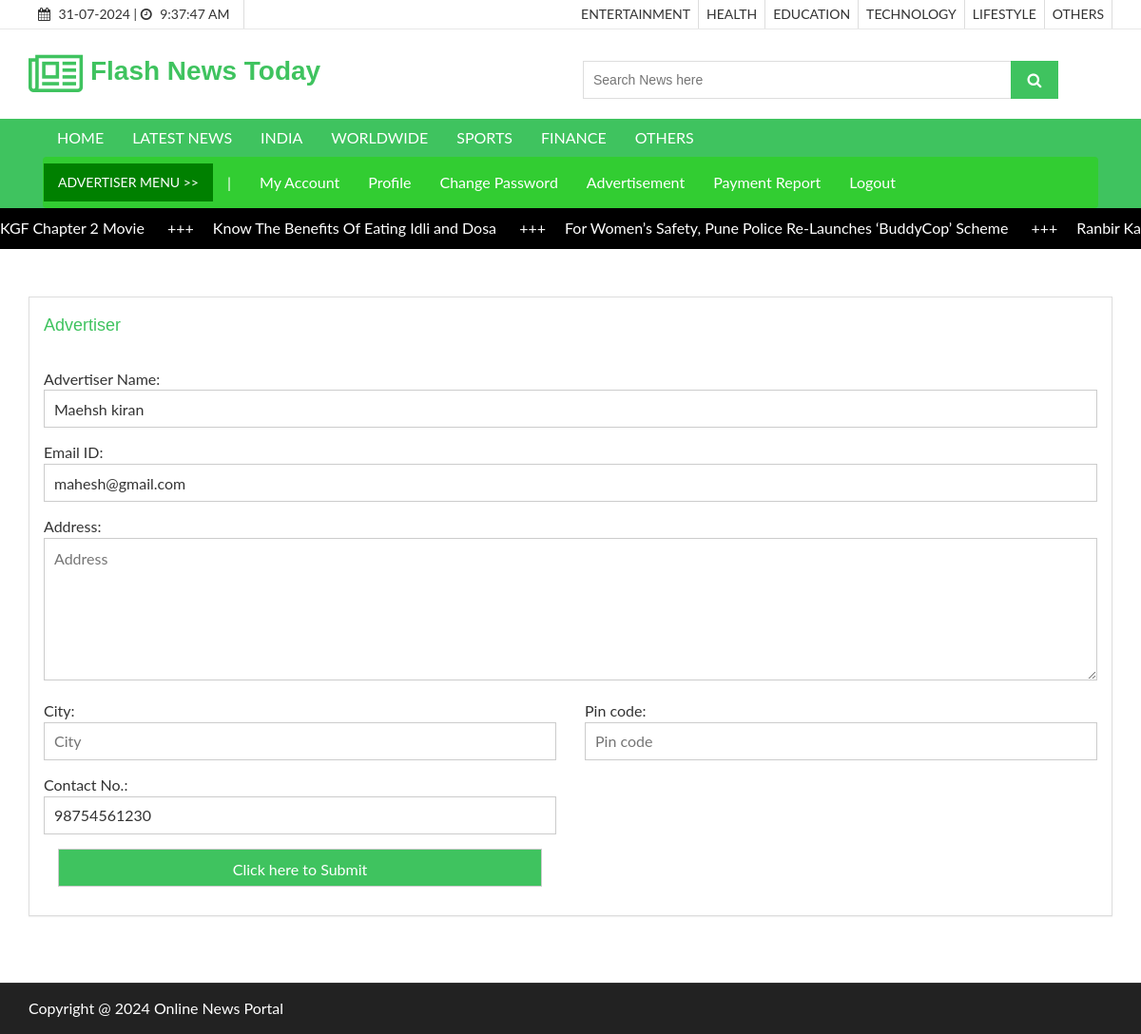
The app's page /advertiserprofile.php (signed in) with its own data.
### tables this page shows
CREATE TABLE `newscategory` (
  `newscategoryid` int(10) NOT NULL,
  `category` varchar(50) NOT NULL,
  `category_type` varchar(20) DEFAULT NULL,
  `description` text NOT NULL,
  `status` varchar(10) NOT NULL
);

CREATE TABLE `newscontent` (
  `newsid` int(10) NOT NULL,
  `newscategoryid` int(10) NOT NULL,
  `newstype` varchar(20) NOT NULL COMMENT 'ARticles or News',
  `newsdate` date NOT NULL,
  `title` varchar(255) NOT NULL,
  `newsdescription` text NOT NULL,
  `images` text NOT NULL,
  `publisheddate` date NOT NULL,
  `count_views` bigint(20) NOT NULL DEFAULT 0,
  `status` varchar(10) NOT NULL
);

CREATE TABLE `advertiser` (
  `advertiserid` int(10) NOT NULL,
  `advertisername` varchar(50) NOT NULL,
  `emailid` varchar(50) NOT NULL,
  `password` varchar(100) NOT NULL,
  `address` text NOT NULL,
  `city` varchar(20) NOT NULL,
  `pincode` varchar(10) NOT NULL,
  `contactno` varchar(15) NOT NULL,
  `note` text NOT NULL,
  `status` varchar(10) NOT NULL
);

### advertiserprofile.php (the view, shortened to what this page needs)
<?php
include("header.php");
if(isset($_SESSION['advertiserid']))
{
	$sqledit = "SELECT * FROM  advertiser WHERE advertiserid='$_SESSION[advertiserid]'";
	$qsqledit = mysqli_query($con,$sqledit);
	$rsedit = mysqli_fetch_array($qsqledit);
}
?>
  <section id="aa-catg-head-banner">
    <div class="aa-catg-head-banner-area">
     <div class="container">
      <div class="aa-catg-head-banner-content">
        <h2>Checkout Page</h2>
      </div>
     </div>
   </div>
  </section>
 <section id="checkout">
   <div class="container">
     <div class="row">
       <div class="col-md-12">
        <div class="checkout-area">
          <form action="" method="post" name="frmform" onsubmit="return validateform()">
            <div class="row">
              <div class="col-md-12">
                <div class="checkout-left">
                  <div class="panel-group" id="accordion">
<div class="panel panel-default aa-checkout-billaddress">
  <div class="panel-heading">
	<h4 class="panel-title">
	  <a  data-parent="#accordion" >
		Advertiser
	  </a>
	</h4>
  </div>
  <div id="collapseThree">
	<div class="panel-body">
	  <div class="row">
		<div class="col-md-12">
		  <div class="aa-checkout-single-bill">
			Advertiser Name:<span id="idadvertisername" class="errmsg"></span>
			<input type="text" name="advertisername" value="<?php echo $rsedit['advertisername']; ?>" placeholder="Advertiser Name">
		  </div>
		</div>
	  </div>
	  <div class="row">
		<div class="col-md-12">
		  <div class="aa-checkout-single-bill">
			Email ID:<span id="idemailid" class="errmsg"></span>
			<input type="text" name="emailid" value="<?php echo $rsedit['emailid']; ?>" placeholder="Email ID">
		  </div>
		</div>
	  </div>
	  <div class="row">
		<div class="col-md-12">
		  <div class="aa-checkout-single-bill">
			Address:<span id="idaddres" class="errmsg"></span>
			<textarea placeholder="Address" name="address"><?php echo $rsedit['address']; ?></textarea>
		  </div>
		</div>
	  </div>
	  <div class="row">
		<div class="col-md-6">
		  <div class="aa-checkout-single-bill">
			City:<span id="idcity" class="errmsg"></span>
			<input type="text" placeholder="City" value="<?php echo $rsedit['city']; ?>" name="city">
		  </div>
		</div>
		<div class="col-md-6">
		  <div class="aa-checkout-single-bill">
			Pin code:<span id="idpincode" class="errmsg"></span>
			<input type="text" placeholder="Pin code" value="<?php echo $rsedit['pincode']; ?>" name="pincode">
		  </div>
		</div>
	  </div>
	  <div class="row">
		<div class="col-md-6">
		  <div class="aa-checkout-single-bill">
			Contact No.:<span id="idcontactno" class="errmsg"></span>
			<input type="text" placeholder="Contact No." value="<?php echo $rsedit['contactno']; ?>" name="contactno">
		  </div>
		</div>
	  </div>
	  <div class="row">
		<div class="col-md-6">
		  <div class="aa-checkout-single-bill col-md-6">
			<input type="submit" name="submit" value="Click here to Submit" class="aa-browse-btn">
		  </div>
		</div>
	  </div>
	</div>
  </div>
</div>
				   </div>
                </div>
              </div>
             </div>
          </form>
         </div>
       </div>
     </div>
   </div>
 </section>
 <?php
 include("footer.php");
 ?>

### header.php (shortened to what this page needs)
<?php
include("databaseconnection.php");
?>
<!DOCTYPE html>
<html lang="en">
  <head>
    <link href="css/font-awesome.css" rel="stylesheet">
    <link href="css/bootstrap.css" rel="stylesheet">
    <link href="css/jquery.smartmenus.bootstrap.css" rel="stylesheet">
    <link rel="stylesheet" type="text/css" href="css/jquery.simpleLens.css">
    <link rel="stylesheet" type="text/css" href="css/slick.css">
    <link rel="stylesheet" type="text/css" href="css/nouislider.css">
    <link id="switcher" href="css/theme-color/green-theme.css" rel="stylesheet">
    <link href="css/sequence-theme.modern-slide-in.css" rel="stylesheet" media="all">
    <link href="css/style.css" rel="stylesheet">
    <link href="css/jquery.dataTables.min.css" rel="stylesheet">
  </head>
  <body>
  <header id="aa-header">
    <div class="aa-header-top">
      <div class="container">
        <div class="row">
          <div class="col-md-12">
            <div class="aa-header-top-area">
              <div class="aa-header-top-left">
                <div class="cellphone hidden-xs">
                  <p><span class="fa fa-calendar"></span> <?php echo date("d-m-Y"); ?> |
                  <span class="fa fa-clock-o"></span> <span id="idclock"></span></p>
                </div>
              </div>
              <div class="aa-header-top-right">
                <ul class="aa-head-top-nav-right">
                  <?php
                    $sql = "SELECT * FROM newscategory WHERE status='Active' AND category_type='Article'";
                    $qsql= mysqli_query($con,$sql);
                    while($rs = mysqli_fetch_array($qsql))
                    {
                      echo "<li class='hidden-xs'><a href='displayarticle.php?newstype=Article&newscategoryid=$rs[newscategoryid]'>" . strtoupper($rs['category'])  . "</a></li>";
                    }
                  ?>
                </ul>
              </div>
            </div>
          </div>
        </div>
      </div>
    </div>
    <div class="aa-header-bottom">
      <div class="container">
        <div class="row">
          <div class="col-md-12">
            <div class="aa-header-bottom-area">
              <div class="aa-logo">
                <a href="index.php">
                  <span class="fa fa-newspaper-o"></span>
                  <div style="width:550px; ">&nbsp;<strong>Flash</strong> <strong> News </strong> <strong>Today</strong> </div>
                </a>
              </div>
              <div class="aa-search-box">
                <form action="searchnewsandarticles.php" method="get">
                  <input type="text" name="txtsearch" id="txtsearch" placeholder="Search News here ">
                  <button type="submit"><span class="fa fa-search"></span></button>
                </form>
              </div>
            </div>
          </div>
        </div>
      </div>
    </div>
  </header>
  <section id="menu">
    <div class="container">
      <div class="menu-area">
        <div class="navbar navbar-default" role="navigation">
          <div class="navbar-collapse collapse">
            <ul class="nav navbar-nav">
              <li><a href="index.php">HOME</a></li>
              <li><a href="displaylatestnews.php">LATEST NEWS</a></li>
          <?php
						$sql = "SELECT * FROM newscategory WHERE status='Active' AND category_type='News'";
						$qsql= mysqli_query($con,$sql);
						while($rs = mysqli_fetch_array($qsql))
						{
							echo "<li><a href='displayarticle.php?newstype=News&newscategoryid=$rs[newscategoryid]' >" . strtoupper($rs['category'])  . "</a></li>";
						}
					?>
            </ul>
<?php
if(isset($_SESSION["advertiserid"]))
{
?>
<ul class="nav navbar-nav btn " style="background-color:limegreen;">
              <li STYLE="padding: 10px 15px;background-color: green; color:white;">ADVERTISER MENU >></li>
              <li><a href="#">|</a></li>
                  <li><a href="account.php">My Account</a></li>
                  <li class="hidden-xs"><a href="advertiserprofile.php"> Profile</a></li>
                  <li class="hidden-xs"><a href="advertiserchangepassword.php"> Change Password</a></li>
                  <li class="hidden-xs"><a href="viewwebads.php">Advertisement</a></li>
                  <li class="hidden-xs"><a href="viewpayment.php">Payment Report</a></li>
                  <li><a href="logout.php">Logout</a></li>
</ul>
<?php
}
?>
          </div>
        </div>
      </div>
    </div>
  </section>
  <div class="marquee">
  <div class="marquee__item">
  <?php
  $sqlscroller= "SELECT newscontent.*,newscategory.category FROM newscontent LEFT JOIN newscategory ON newscontent.newscategoryid=newscategory.newscategoryid WHERE newscontent.status='Active' ";
  $sqlscroller = $sqlscroller . "  ORDER BY  newscontent.newsid DESC LIMIT 9";
	$qsqlscroller = mysqli_query($con,$sqlscroller);
	while($rsscroller = mysqli_fetch_array($qsqlscroller))
	{
    echo "<a style='color: white;' href='newsdetailed.php?newsid=$rsscroller[newsid]&newstype=$rsscroller[newstype]&newscategoryid=$rsscroller[newscategoryid]'>";
    echo $rsscroller['title'] . " <span class='marquee__seperator'>+++</span>";
    echo "</a>";
  }
  ?>
</div>
</div>

### css/theme-color/green-theme.css (style rules this page uses)
h2 { color: #3fc35f; }
.aa-browse-btn { background-color: #3fc35f; border: 1px solid #3fc35f; }
#aa-header .aa-header-bottom .aa-header-bottom-area .aa-logo a > span { color: #3fc35f; }
#aa-header .aa-header-bottom .aa-header-bottom-area .aa-logo a strong { color: #3fc35f; }
#aa-header .aa-header-bottom .aa-header-bottom-area .aa-search-box button { background-color: #3fc35f; }
#menu { background-color: #3fc35f; }
#checkout .checkout-area .checkout-left .panel-group .panel-default .panel-heading .panel-title a { color: #3fc35f; }

### header.php (style rules this page uses)
.marquee { width: 100%; overflow: hidden; white-space: nowrap; }
.marquee__seperator { margin: 0 2rem; }
.marquee__item { display: inline-block; will-change: transform; -webkit-animation: marquee 50s linear infinite; animation: marquee 50s linear infinite; }
.marquee { background-color: black; padding: 1rem 0; color: #fff; }

### records on screen
newscategory: category "ENTERTAINMENT"
newscategory: category "HEALTH"
newscategory: category "EDUCATION"
newscategory: category "TECHNOLOGY"
newscategory: category "LIFESTYLE"
newscategory: category "OTHERS"
newscategory: category "INDIA"
newscategory: category "WORLDWIDE"
newscategory: category "SPORTS"
newscategory: category "FINANCE"
newscategory: category "OTHERS"
newscontent: title "KGF Chapter 2 Movie"
newscontent: title "Know The Benefits Of Eating Idli and Dosa"
newscontent: title "For Women’s Safety, Pune Police Re-Launches ‘BuddyCop’ Scheme"
newscontent: title "Ranbir…"
advertiser: advertisername "Maehsh kiran", emailid "mahesh@gmail.com", contactno "98754561230"
